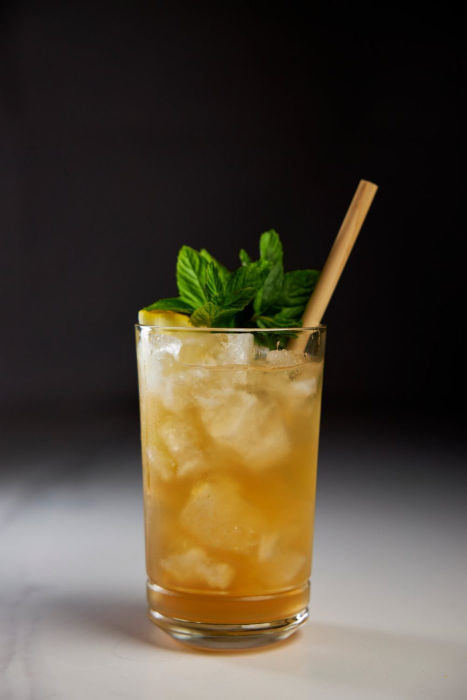
#> input picture .claude/skills/lead-welcome-menu/assets/glass-detox.jpg, 933 x 1400 px (shown at 1/2 size)
$ python -i cut.py   (imports and definitions only)
#> lines starting #> are read from the running program, lines starting #| are printed output that depends on the picture; after the words box and inside, x2 and y2 are one past the last pixel; in counts of white or black regions, pixels touching at a corner belong together
#> in cut, im is the input picture: PIL image 933x1400 RGB; mean R, G, B 81.4, 71.5, 56.1
"""Cut every product out of its studio background onto transparency.

All 31 source photos are studio packshots on a flat, evenly-lit backdrop — grey
seamless for the bottles, warm cream for the powders, white for the ODK pouches
and the accessories. So the honest mask is not a luminance threshold (that eats
the cream FRESH label and keeps the grey shadow); it is DISTANCE FROM THE
BACKDROP COLOUR, sampled from the frame's own border.

  keep = ||px - median(border)|| > tau

Whatever the mask leaves floating is removed by flooding the background in from
the frame edge — whatever the flood cannot reach is the object. That is PIL's
C-level floodfill, so it stays fast.

Working size is 1400 px: a 24 mm tile at 300 dpi needs 284 px, so this is 5x
more resolution than the page can print.
"""
import os
import numpy as np
from PIL import Image, ImageDraw
from PIL.ImageFilter import MaxFilter, MinFilter, GaussianBlur

OUT = 'cut'
WORK = 1400
BG = 90
# [1 line not run here, left out]


def _smooth(v, k):
    p = np.pad(v, ((k // 2, k // 2), (0, 0)), mode='edge')
    ker = np.ones(k) / k
    return np.stack([np.convolve(p[:, c], ker, 'valid') for c in range(3)], 1)


def backdrop(a, band=24, top=0.05, k=41):
    """A smooth 2-D model of the backdrop, built from the frame's own margins.

    A studio sweep is neither flat nor a simple ramp: it is brightest where the
    light hits, so a row of the bottle frames reads 132 · 177 · 122 across. Both
    a single median and a left-to-right ramp call that hot centre 'object'.

    It is, however, close to separable — one horizontal lighting profile scaled
    row by row. So take the profile from the object-free strip at the top of the
    frame, then scale it down the page using the left and right margins.
    """
#> called with band = 24, top = 0.05, k = 41
    h, w, _ = a.shape
    prof = np.median(a[:max(8, int(h * top))], 0)                    # (w, 3)
#> prof = 933 rows, first 8: [11, 9, 10], [11, 9, 10], [11, 9, 10], [11, 9, 10], [11, 9, 10], [11, 9, 10], [11, 9, 10], [11, 9, 10]
    prof = _smooth(prof, 31)
#> in _smooth, `p = np.pad(v, ((k // 2, k // 2), (0, 0)), mode='edge')`: p = 963 rows, first 8: [11, 9, 10], [11, 9, 10], [11, 9, 10], [11, 9, 10], [11, 9, 10], [11, 9, 10], [11, 9, 10], [11, 9, 10]
#> prof = 933 rows, first 8: [11.42, 9.42, 10.42], [11.55, 9.48, 10.48], [11.68, 9.55, 10.55], [11.81, 9.61, 10.61], [11.94, 9.68, 10.68], [12.06, 9.74, 10.74], [12.19, 9.81, 10.81], [12.32, 9.87, 10.87]
    edge = np.r_[np.arange(band), np.arange(w - band, w)]
    prof = prof / np.maximum(prof[edge].mean(0), 1e-6)               # ~1 at margins
#> prof = 933 rows, first 8: [1.63, 1.67, 1.7], [1.65, 1.68, 1.71], [1.66, 1.69, 1.72], [1.68, 1.7, 1.73], [1.7, 1.71, 1.74], [1.72, 1.73, 1.75], [1.74, 1.74, 1.76], [1.76, 1.75, 1.77]

    side = np.concatenate([a[:, :band] / prof[None, :band],
                           a[:, -band:] / prof[None, -band:]], 1)
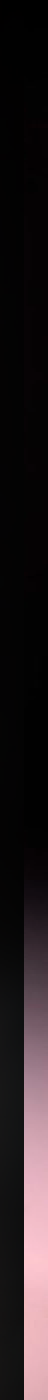
#> side: shape (1400, 48, 3) float64 (shown at 1/2 size); mean R, G, B 182, 143.7, 154.8; drawn with min black and max white
    scale = _smooth(np.median(side, 1), k)                           # (h, 3)
#> in _smooth (call 2), `p = np.pad(v, ((k // 2, k // 2), (0, 0)), mode='edge')`: p = 1440 rows, first 8: [1.87, 1.46, 1.71], [1.87, 1.46, 1.71], [1.87, 1.46, 1.71], [1.87, 1.46, 1.71], [1.87, 1.46, 1.71], [1.87, 1.46, 1.71], [1.87, 1.46, 1.71], [1.87, 1.46, 1.71]
#> scale = 1400 rows, first 8: [2.01, 1.56, 1.81], [2.03, 1.57, 1.83], [2.05, 1.59, 1.84], [2.07, 1.6, 1.86], [2.1, 1.62, 1.88], [2.12, 1.64, 1.9], [2.14, 1.66, 1.92], [2.16, 1.68, 1.93]
    return scale[:, None, :] * prof[None, :, :]


def raw_mask(im, mode, tau, dark, sat):
    """`flat` — distance from the modelled backdrop. For packshots on a plain
    sweep it separates a white bag from a cream wall, which no threshold can.

    `sweep` — dark OR colourful. The bottle frames carry a visible horizon where
    wall meets table, and a horizon is not separable, so the backdrop model
    misfires there. But a brown bottle on a grey sweep is trivially dark, and
    every label is saturated, so the old rule is the right tool for those 11.
    """
    if mode == 'sweep':
        a = np.array(im)
        L = np.array(im.convert('L')).astype(int)
        S = np.array(im.convert('HSV'))[..., 1].astype(int)
        return (L < dark) | (S > sat)
    a = np.array(im).astype(np.int16)
    d = np.sqrt(((a - backdrop(a)) ** 2).sum(2))
    return d > tau
#> returned value: shape (1400, 933) bool; 51.9% white; 89 black regions (68 under 20 px), largest, box (x1, y1, x2, y2) and area: (0, 0, 933, 1400) 620182, (646, 1143, 661, 1377) 1967, (466, 597, 518, 656) 1718


def keep_blobs(m, frac=0.03, scale=4):
    """Drop specks: keep every component at least `frac` of the largest one.

    Not just the largest — the frother is sold with three loose whisk heads and
    the chasen sits beside its tube, so those photos are legitimately two or four
    separate objects. Components are found at 1/`scale` resolution, which is
    plenty to tell a whisk head from a dust mote.
    """
#> called with frac = 0.03, scale = 4
    a = np.array(m) > 127
#> a: shape (1400, 933) bool; 51.9% white; 22 black regions, largest, box (x1, y1, x2, y2) and area: (0, 0, 933, 1400) 621276, (647, 1152, 661, 1368) 1917, (466, 599, 515, 656) 1700
    h, w = a.shape
    s = a[::scale, ::scale]
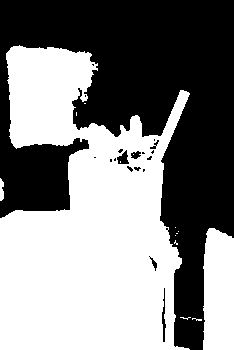
#> s: shape (350, 234) bool; 51.8% white; 19 black regions (13 under 20 px), largest, box (x1, y1, x2, y2) and area: (0, 0, 234, 350) 39091, (162, 288, 166, 342) 102, (117, 150, 129, 164) 100, (131, 151, 141, 159) 54, (149, 256, 157, 271) 38, (150, 140, 159, 149) 29
    lab = np.zeros(s.shape, np.int32)
    sizes, cur = {}, 0
    ys, xs = np.nonzero(s)
    for y, x in zip(ys, xs):
        if lab[y, x]:
            continue
        cur += 1
        r = np.zeros(s.shape, bool)
        r[y, x] = True
        while True:
            g = r.copy()
            g[1:] |= r[:-1]; g[:-1] |= r[1:]
            g[:, 1:] |= r[:, :-1]; g[:, :-1] |= r[:, 1:]
            g &= s
            if g.sum() == r.sum():
                break
            r = g
        lab[r] = cur
        sizes[cur] = int(r.sum())
#> this loop made 42387 passes
#> (y, x) on passes 2 to 4: (46, 13), (46, 14), (46, 15)
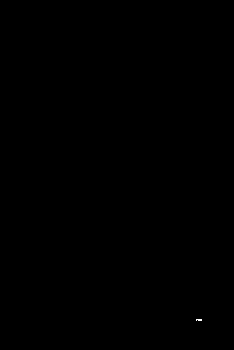
#> g: shape (350, 234) bool; 0.01% white in thin lines or dots, all inside (x1, y1, x2, y2) = (196, 319, 202, 321)
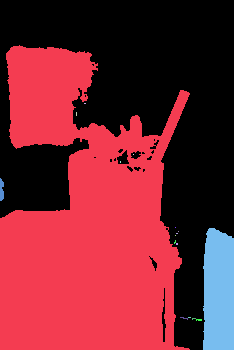
#> lab: shape (350, 234) int32; 18 distinct labels, from 0 to 17; one colour per label, 0 black
#> after the loop, cur = 17; sizes = 17 items
    if not sizes:
        return m
    big = max(sizes.values())
#> big = 38740
    keep = {k for k, v in sizes.items() if v >= big * frac}
#> keep = 2 items
    small = np.isin(lab, list(keep))
#> small: shape (350, 234) bool; 51.6% white; 19 black regions (13 under 20 px), largest, box (x1, y1, x2, y2) and area: (0, 0, 234, 350) 39215, (117, 150, 129, 164) 102, (162, 288, 166, 342) 102, (131, 151, 141, 159) 55, (149, 256, 157, 271) 38, (150, 140, 159, 149) 29
    up = np.kron(small, np.ones((scale, scale), bool))[:h, :w]
#> up: shape (1400, 933) bool; 51.7% white; 19 black regions, largest, box (x1, y1, x2, y2) and area: (0, 0, 933, 1400) 624584, (468, 600, 516, 656) 1632, (648, 1152, 664, 1368) 1632
    if up.shape != a.shape:                       # kron truncation guard
        pad = np.zeros(a.shape, bool)
        pad[:up.shape[0], :up.shape[1]] = up
        up = pad
    return Image.fromarray(((a & up) * 255).astype('uint8'))
#> returned value: PIL image 933x1400 L; 51.3% white; 19 black regions, largest, box (x1, y1, x2, y2) and area: (0, 0, 933, 1400) 627751, (647, 1152, 664, 1368) 2057, (466, 599, 516, 656) 1800


def grow_until_stable(seed, allowed):
    r = seed & allowed
    while True:
        g = r.copy()
        g[1:] |= r[:-1]; g[:-1] |= r[1:]
        g[:, 1:] |= r[:, :-1]; g[:, :-1] |= r[:, 1:]
        g &= allowed
        if g.sum() == r.sum():
            return r
        r = g


def fill_holes(m, scale=4):
    """Close the Swiss cheese in a white product on a white backdrop.

    A white bag's own body sits the same distance from the cream sweep as the
    sweep does, so the threshold punches holes straight through the product. The
    fix is topological, not photometric: flood the background inward from the
    frame edge; any background the flood cannot reach is enclosed by the object,
    so it is a hole and belongs to the object.

    The flood runs at 1/`scale` resolution with a MAX-pooled background (a cell
    counts as background if any pixel in it does), which makes `reach` generous
    and therefore makes hole-filling conservative — it can only ever miss a hole,
    never eat real background.
    """
#> called with scale = 4
    a = np.array(m) > 127
    h, w = a.shape
#> h = 1400; w = 933
    H, W = h // scale, w // scale
#> H = 350; W = 233
    bg = ~a[:H * scale, :W * scale].reshape(H, scale, W, scale).min(axis=(1, 3))
#> bg: shape (350, 233) bool; 49.1% white; 14 white regions (5 under 20 px), largest, box (x1, y1, x2, y2) and area: (0, 0, 233, 350) 39417, (114, 148, 129, 164) 149, (161, 288, 166, 342) 147
    seed = np.zeros((H, W), bool)
    seed[0], seed[-1], seed[:, 0], seed[:, -1] = True, True, True, True
    reach = grow_until_stable(seed, bg)
#> after the loop in grow_until_stable, `while True:`:
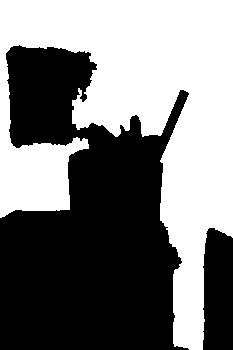
#> g: shape (350, 233) bool; 48.3% white; 1 white region, box (x1, y1, x2, y2) and area: (0, 0, 233, 350) 39407
#> seed: shape (350, 233) bool; 1.4% white in thin lines or dots
    holes = np.kron(bg & ~reach, np.ones((scale, scale), bool))
#> holes: shape (1400, 932) bool; 0.73% white; 15 white regions, largest, box (x1, y1, x2, y2) and area: (456, 592, 516, 656) 2384, (644, 1152, 664, 1368) 2352, (520, 600, 580, 636) 1248
    out = a.copy()
    out[:holes.shape[0], :holes.shape[1]] |= holes
#> out: shape (1400, 933) bool; 51.9% white; 1 black region, box (x1, y1, x2, y2) and area: (0, 0, 933, 1400) 627751
    return Image.fromarray((out * 255).astype('uint8'))


def object_mask(im, mode, tau, dark, sat, grow, erode):
    """Threshold · open (kill dust) · close (fill pinholes) · drop stray blobs ·
    pull the edge in by `erode` px so no rim of backdrop rides along.

    No flood-fill cleanup: `ImageDraw.floodfill` is a silent no-op on mode-L
    images in Pillow 12.3 and inverted every mask it touched.
    """
    m = Image.fromarray((raw_mask(im, mode, tau, dark, sat) * 255).astype('uint8'))
    m = m.filter(MinFilter(3)).filter(MaxFilter(3))
    m = m.filter(MaxFilter(grow)).filter(MinFilter(grow))
    m = keep_blobs(m)
    m = fill_holes(m)
    if erode:
        m = m.filter(MinFilter(erode))
#> m: PIL image 933x1400 L; 51.5% white; 1 black region, box (x1, y1, x2, y2) and area: (0, 0, 933, 1400) 633703
    return m


def _body(a, mode):
#> called with mode = 'flat'
    solid = a[..., 3] > 200
#> solid: shape (1400, 933) bool; 51.1% white; 1 black region, box (x1, y1, x2, y2) and area: (0, 0, 933, 1400) 638184
    if mode == 'sweep':
        return solid & (a[..., :3].mean(2) < 120)
    bg = backdrop(a[..., :3].astype(np.int16))
#> in backdrop (call 2), `prof = np.median(a[:max(8, int(h * top))], 0)`: prof = 933 rows, first 8: [11, 9, 10], [11, 9, 10], [11, 9, 10], [11, 9, 10], [11, 9, 10], [11, 9, 10], [11, 9, 10], [11, 9, 10]
#> in _smooth (call 3), `p = np.pad(v, ((k // 2, k // 2), (0, 0)), mode='edge')`: p = 963 rows, first 8: [11, 9, 10], [11, 9, 10], [11, 9, 10], [11, 9, 10], [11, 9, 10], [11, 9, 10], [11, 9, 10], [11, 9, 10]
#> in backdrop (call 2), `prof = _smooth(prof, 31)`: prof = 933 rows, first 8: [11.42, 9.42, 10.42], [11.55, 9.48, 10.48], [11.68, 9.55, 10.55], [11.81, 9.61, 10.61], [11.94, 9.68, 10.68], [12.06, 9.74, 10.74], [12.19, 9.81, 10.81], [12.32, 9.87, 10.87]
#> in backdrop (call 2), `prof = prof / np.maximum(prof[edge].mean(0), 1e-6)`: prof = 933 rows, first 8: [1.63, 1.67, 1.7], [1.65, 1.68, 1.71], [1.66, 1.69, 1.72], [1.68, 1.7, 1.73], [1.7, 1.71, 1.74], [1.72, 1.73, 1.75], [1.74, 1.74, 1.76], [1.76, 1.75, 1.77]
#> in _smooth (call 4), `p = np.pad(v, ((k // 2, k // 2), (0, 0)), mode='edge')`: p = 1440 rows, first 8: [1.87, 1.46, 1.71], [1.87, 1.46, 1.71], [1.87, 1.46, 1.71], [1.87, 1.46, 1.71], [1.87, 1.46, 1.71], [1.87, 1.46, 1.71], [1.87, 1.46, 1.71], [1.87, 1.46, 1.71]
    d = np.sqrt(((a[..., :3].astype(np.int16) - bg) ** 2).sum(2))
    return solid & (d > 55)
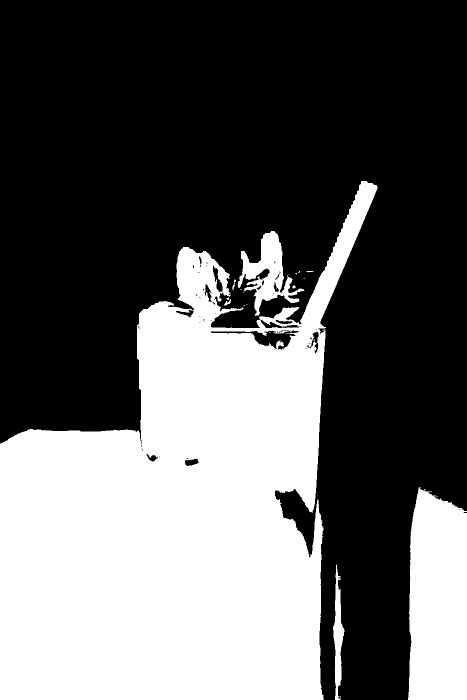
#> returned value: shape (1400, 933) bool (shown at 1/2 size); 38% white; 27 white regions (19 under 20 px), largest, box (x1, y1, x2, y2) and area: (0, 362, 755, 1400) 440107, (816, 975, 933, 1400) 44985, (475, 462, 609, 632) 8237


def trim_base(im, mode='flat', floor=0.06):
    """Erase the shadow tail below the object's real footprint."""
    a = np.array(im)
    rows = _body(a, mode).sum(1)
#> rows = 1400 values, max 777 at index 1259, min 0 at index 0, mean 354.7
    if rows.max() == 0:
        return im
    keep = np.where(rows > rows.max() * floor)[0]
#> keep = 936 values from 464 to 1399
    if len(keep):
        a[keep[-1] + 4:, :, 3] = 0
    return Image.fromarray(a)


def trim_sides(im, mode='flat', floor=0.02, pad=6):
    """Erase the cast shadow beside the object.

    A pale shadow on a pale sweep survives the threshold and is invisible on a
    cream page — but these cutouts also stand on the dark section bands, where a
    stray cream streak beside a bag is the first thing the eye finds. Columns
    that carry no real body are not part of the product."""
    a = np.array(im)
    cols = _body(a, mode).sum(0)
#> in backdrop (call 3), `prof = np.median(a[:max(8, int(h * top))], 0)`: prof = 933 rows, first 8: [11, 9, 10], [11, 9, 10], [11, 9, 10], [11, 9, 10], [11, 9, 10], [11, 9, 10], [11, 9, 10], [11, 9, 10]
#> in _smooth (call 5), `p = np.pad(v, ((k // 2, k // 2), (0, 0)), mode='edge')`: p = 963 rows, first 8: [11, 9, 10], [11, 9, 10], [11, 9, 10], [11, 9, 10], [11, 9, 10], [11, 9, 10], [11, 9, 10], [11, 9, 10]
#> in backdrop (call 3), `prof = _smooth(prof, 31)`: prof = 933 rows, first 8: [11.42, 9.42, 10.42], [11.55, 9.48, 10.48], [11.68, 9.55, 10.55], [11.81, 9.61, 10.61], [11.94, 9.68, 10.68], [12.06, 9.74, 10.74], [12.19, 9.81, 10.81], [12.32, 9.87, 10.87]
#> in backdrop (call 3), `prof = prof / np.maximum(prof[edge].mean(0), 1e-6)`: prof = 933 rows, first 8: [1.63, 1.67, 1.7], [1.65, 1.68, 1.71], [1.66, 1.69, 1.72], [1.68, 1.7, 1.73], [1.7, 1.71, 1.74], [1.72, 1.73, 1.75], [1.74, 1.74, 1.76], [1.76, 1.75, 1.77]
#> in _smooth (call 6), `p = np.pad(v, ((k // 2, k // 2), (0, 0)), mode='edge')`: p = 1440 rows, first 8: [1.87, 1.46, 1.71], [1.87, 1.46, 1.71], [1.87, 1.46, 1.71], [1.87, 1.46, 1.71], [1.87, 1.46, 1.71], [1.87, 1.46, 1.71], [1.87, 1.46, 1.71], [1.87, 1.46, 1.71]
#> cols = 933 values, max 897 at index 406, min 0 at index 755, mean 532.2
    if cols.max() == 0:
        return im
    keep = np.where(cols > cols.max() * floor)[0]
#> keep = 866 values from 0 to 932
    if len(keep):
        a[:, :max(0, keep[0] - pad), 3] = 0
        a[:, keep[-1] + pad:, 3] = 0
    return Image.fromarray(a)


def cut(src, dst, mode='flat', tau=26, dark=105, sat=40, grow=5, erode=3, base=1, pad=8, feather=0.8):
    im = Image.open(src).convert('RGB')
    im.thumbnail((WORK, WORK), Image.LANCZOS)
    m = object_mask(im, mode, tau, dark, sat, grow, erode).filter(GaussianBlur(feather))
    out = im.convert('RGBA')
    out.putalpha(m)
    if base:
        out = trim_base(out, mode)
        out = trim_sides(out, mode)
    bb = out.getbbox()
#> bb = (0, 179, 933, 1400)
    if bb:
        out = out.crop((max(0, bb[0] - pad), max(0, bb[1] - pad),
                        min(out.width, bb[2] + pad), min(out.height, bb[3] + pad)))
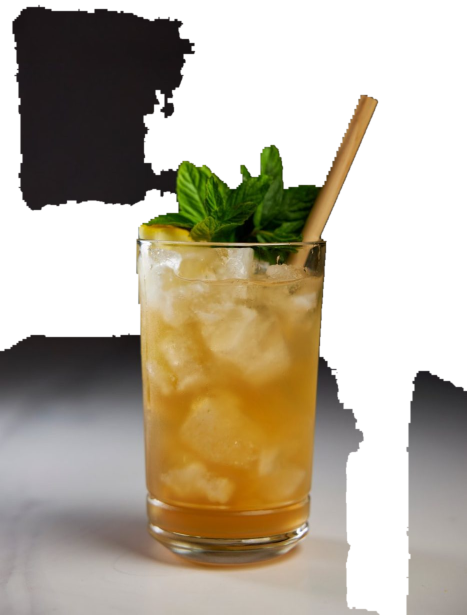
#> out: PIL image 933x1229 RGBA (shown at 1/2 size); mean R, G, B, A 91, 80.2, 62.6, 149.6; transparent parts drawn white
    out.save(os.path.join(OUT, dst))
    print(f'{dst:20s} {out.size}')
#| out.png              (933, 1229)
    return out


# [9 lines not run here, left out]

>>> result = cut('../../../.claude/skills/lead-welcome-menu/assets/glass-detox.jpg', 'out.png')
